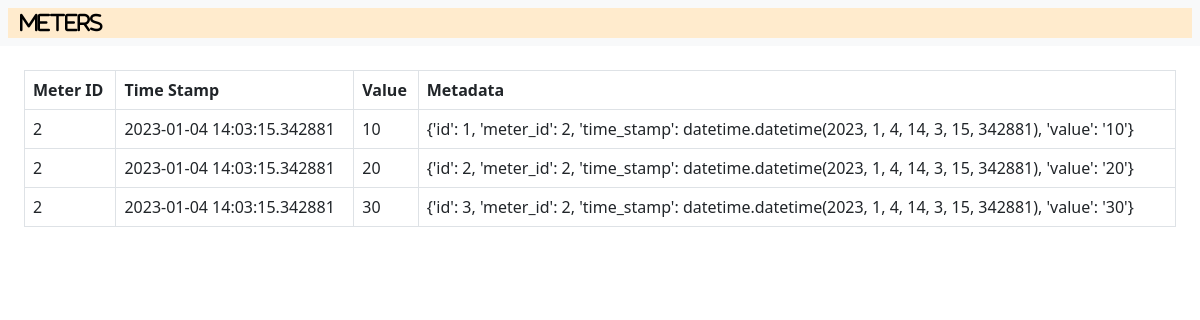
Screenshot of /api/meters/2/render_meter_data with the database file from the repository.
### models.py (models this page shows, shortened)
class Meter_Data(db.Model):
    id = db.Column(db.Integer, primary_key=True)
    meter_id = db.Column(db.Integer, db.ForeignKey('meter.id'), nullable=False)
    time_stamp = db.Column(db.DateTime, nullable=False, default=datetime.utcnow())
    value = db.Column(db.Text, nullable=False)

### app.py (the view)
@app.route('/api/meters/<int:id>/render_meter_data')
def get_meter_data(id):
    meter = Meter.query.get(id)
    if meter:
        meter_data = Meter_Data.query.filter_by(meter_id=id).all()
        output_data = []
        for mdata in meter_data:
            output = {}
            output['id'] = mdata.id
            output['meter_id'] = mdata.meter_id
            output['time_stamp'] = mdata.time_stamp
            output['value'] = mdata.value
            output_data.append(output)
        return render_template('meter_data.html', meterData = output_data)
    return jsonify({'message': 'Meter data not found'})

### templates/meter_data.html (shortened to what this page needs)
{% extends 'base.html' %}
{% block content %}
  <div class="mx-4 mt-4">
    <table class="table table-bordered">
      <thead>
        <tr>
          <th scope="col">Meter ID</th>
          <th scope="col">Time Stamp</th>
          <th scope="col">Value</th>
          <th scope="col">Metadata</th>
        </tr>
      </thead>
      <tbody>
        {% for meter in meterData %}
          <tr>
            <td>{{ meter.meter_id }}</td>
            <td>{{ meter.time_stamp }}</td>
            <td>{{ meter.value }}</td>
            <td>{{ meter }}</td>
          </tr>
        {% endfor %}
      </tbody>
    </table>
  </div>
{% endblock %}

### rows the page displays
Meter_Data: meter_id "2", time_stamp "2023-01-04 14:03:15.342881", value "10", meter "{'id': 1, 'meter_id': 2, 'time_stamp': datetime.datetime(2023, 1, 4, 14, 3, 15, 342881), 'value': '10'}"
Meter_Data: meter_id "2", time_stamp "2023-01-04 14:03:15.342881", value "20", meter "{'id': 2, 'meter_id': 2, 'time_stamp': datetime.datetime(2023, 1, 4, 14, 3, 15, 342881), 'value': '20'}"
Meter_Data: meter_id "2", time_stamp "2023-01-04 14:03:15.342881", value "30", meter "{'id': 3, 'meter_id': 2, 'time_stamp': datetime.datetime(2023, 1, 4, 14, 3, 15, 342881), 'value': '30'}"
